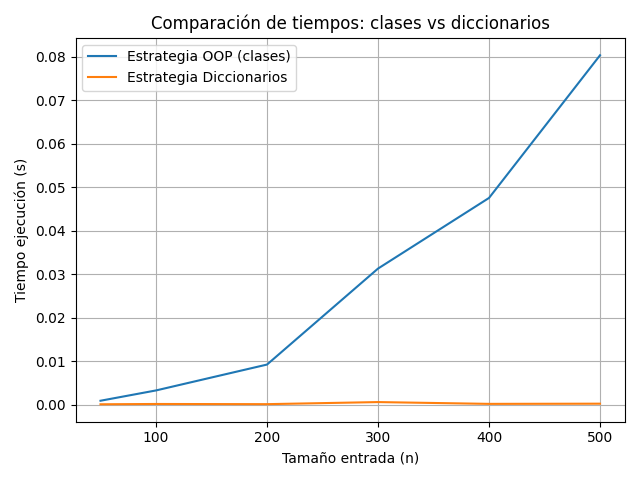

Reproduce this figure in Python.
import time
import random
import matplotlib.pyplot as plt
from utilidades import (
    ordenar_encuestados_por_opinion_y_experticia,
    calcular_mediana, calcular_moda, calcular_extremismo, calcular_consenso
)
from segunda_solucion import cargar_datos_como_diccionarios, calcular_promedio as calc_prom2, calcular_mediana as med2, calcular_moda as moda2, calcular_extremismo as ext2, calcular_consenso as cons2

# Generar datos aleatorios de expertos y opiniones
def generar_encuestados(n):
    return [type("E",(object,), {"id":i, "opinion":random.randint(0,10), "experticia":random.randint(0,10)})() for i in range(n)]

tamaños = [50, 100, 200, 300, 400, 500]
tiempos1 = []
tiempos2 = []

for n in tamaños:
    encs = generar_encuestados(n)
    opiniones = [e.opinion for e in encs]

    # Tiempo estrategia 1 (OOP)
    t0 = time.perf_counter()
    ordenar_encuestados_por_opinion_y_experticia(encs.copy())
    calcular_mediana(opiniones)
    calcular_moda(opiniones)
    calcular_extremismo(opiniones)
    calcular_consenso(opiniones)
    t1 = time.perf_counter()
    tiempos1.append(t1 - t0)

    # Generar datos para estrategia 2 en estructura de diccionarios
    encs2 = {e.id: {"opinion": e.opinion, "experticia": e.experticia} for e in encs}
    temas2 = {"T": {"1":[e.id for e in encs]}}
    opiniones2 = [encs2[i]["opinion"] for i in temas2["T"]["1"]]

    t0 = time.perf_counter()
    # procesar métricas con estrategia 2
    calc_prom2(opiniones2)
    med2(opiniones2)
    moda2(opiniones2)
    ext2(opiniones2)
    cons2(opiniones2)
    t2 = time.perf_counter()
    tiempos2.append(t2 - t0)

plt.plot(tamaños, tiempos1, label="Estrategia OOP (clases)")
plt.plot(tamaños, tiempos2, label="Estrategia Diccionarios")
plt.title("Comparación de tiempos: clases vs diccionarios")
plt.xlabel("Tamaño entrada (n)")
plt.ylabel("Tiempo ejecución (s)")
plt.legend()
plt.grid(True)
plt.tight_layout()
plt.savefig("comparativa_estrategias.png")
plt.show()
